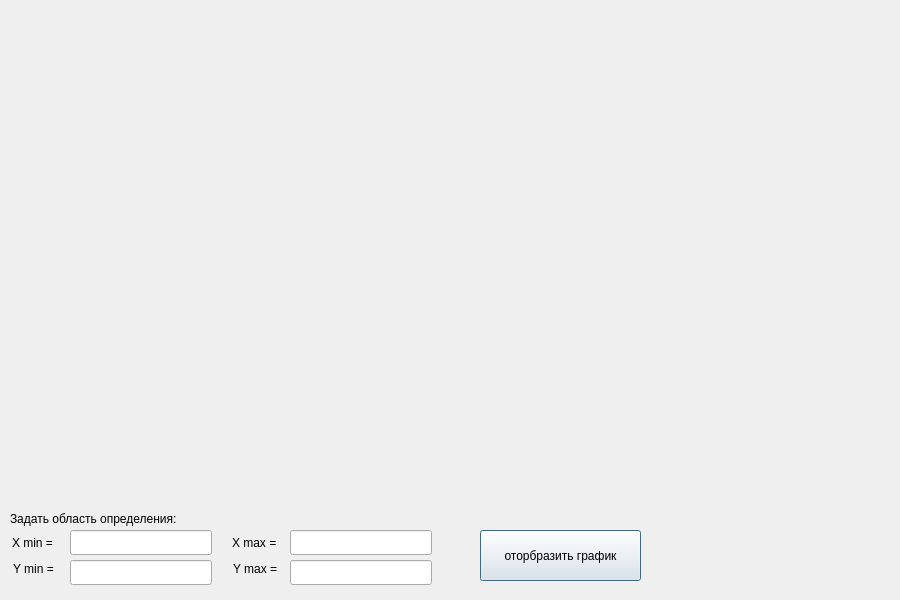
<?xml version="1.0" encoding="UTF-8"?>
<ui version="4.0">
 <class>Graph</class>
 <widget class="QDialog" name="Graph">
  <property name="geometry">
   <rect>
    <x>0</x>
    <y>0</y>
    <width>900</width>
    <height>600</height>
   </rect>
  </property>
  <property name="sizePolicy">
   <sizepolicy hsizetype="Fixed" vsizetype="Fixed">
    <horstretch>0</horstretch>
    <verstretch>0</verstretch>
   </sizepolicy>
  </property>
  <property name="minimumSize">
   <size>
    <width>900</width>
    <height>600</height>
   </size>
  </property>
  <property name="maximumSize">
   <size>
    <width>900</width>
    <height>600</height>
   </size>
  </property>
  <property name="windowTitle">
   <string>Function graph</string>
  </property>
  <widget class="QCustomPlot" name="widget" native="true">
   <property name="geometry">
    <rect>
     <x>9</x>
     <y>9</y>
     <width>882</width>
     <height>491</height>
    </rect>
   </property>
  </widget>
  <widget class="QLabel" name="label_x_max">
   <property name="geometry">
    <rect>
     <x>232</x>
     <y>534</y>
     <width>61</width>
     <height>17</height>
    </rect>
   </property>
   <property name="text">
    <string>X max =</string>
   </property>
  </widget>
  <widget class="QLineEdit" name="x_max">
   <property name="geometry">
    <rect>
     <x>290</x>
     <y>530</y>
     <width>142</width>
     <height>25</height>
    </rect>
   </property>
  </widget>
  <widget class="QLabel" name="label_y_max">
   <property name="geometry">
    <rect>
     <x>233</x>
     <y>560</y>
     <width>51</width>
     <height>17</height>
    </rect>
   </property>
   <property name="text">
    <string>Y max =</string>
   </property>
  </widget>
  <widget class="QLineEdit" name="y_max">
   <property name="geometry">
    <rect>
     <x>290</x>
     <y>560</y>
     <width>142</width>
     <height>25</height>
    </rect>
   </property>
  </widget>
  <widget class="QLabel" name="label_3">
   <property name="geometry">
    <rect>
     <x>10</x>
     <y>510</y>
     <width>211</width>
     <height>17</height>
    </rect>
   </property>
   <property name="text">
    <string>Задать область определения:</string>
   </property>
  </widget>
  <widget class="QLabel" name="label_x_min">
   <property name="geometry">
    <rect>
     <x>12</x>
     <y>534</y>
     <width>61</width>
     <height>17</height>
    </rect>
   </property>
   <property name="text">
    <string>X min =</string>
   </property>
  </widget>
  <widget class="QLineEdit" name="x_min">
   <property name="geometry">
    <rect>
     <x>70</x>
     <y>530</y>
     <width>142</width>
     <height>25</height>
    </rect>
   </property>
  </widget>
  <widget class="QLabel" name="label_y_min">
   <property name="geometry">
    <rect>
     <x>13</x>
     <y>560</y>
     <width>51</width>
     <height>17</height>
    </rect>
   </property>
   <property name="text">
    <string>Y min =</string>
   </property>
  </widget>
  <widget class="QLineEdit" name="y_min">
   <property name="geometry">
    <rect>
     <x>70</x>
     <y>560</y>
     <width>142</width>
     <height>25</height>
    </rect>
   </property>
  </widget>
  <widget class="QPushButton" name="buttonOk">
   <property name="geometry">
    <rect>
     <x>480</x>
     <y>530</y>
     <width>161</width>
     <height>51</height>
    </rect>
   </property>
   <property name="text">
    <string>оторбразить график</string>
   </property>
  </widget>
 </widget>
 <customwidgets>
  <customwidget>
   <class>QCustomPlot</class>
   <extends>QWidget</extends>
   <header>qcustomplot.h</header>
   <container>1</container>
  </customwidget>
 </customwidgets>
 <resources/>
 <connections/>
</ui>
